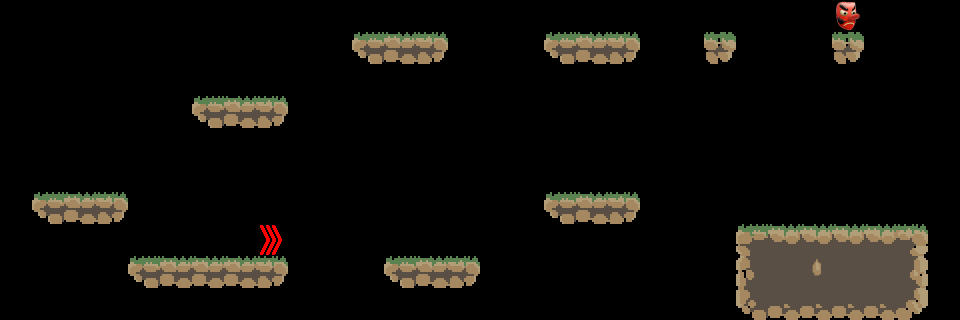

Below is a game level as drawn by its tile map, then a one-line description and the .tmx file that defines it, in full:
An orthogonal 30x10 tile map with 32x32 px tiles, 6 tile layers (Platforms, Enemies, Masks, Powerups, ...), 4 tilesets.

<map version="1.2" tiledversion="1.2.3" orientation="orthogonal" renderorder="right-down" width="30" height="10" tilewidth="32" tileheight="32" infinite="0" nextlayerid="7" nextobjectid="1">
 <tileset firstgid="1" source="Masks.tsx" />
 <tileset firstgid="2" source="Powerups.tsx" />
 <tileset firstgid="3" source="Town.tsx" />
 <tileset firstgid="24" source="Enemies.tsx" />
 <layer id="1" name="Platforms" width="30" height="10">
  <data encoding="csv">
0,0,0,0,0,0,0,0,0,0,0,0,0,0,0,0,0,0,0,0,0,0,0,0,0,0,0,0,0,0,
0,0,0,0,0,0,0,0,0,0,0,17,18,19,0,0,0,17,18,19,0,0,5,0,0,0,5,0,0,0,
0,0,0,0,0,0,0,0,0,0,0,0,0,0,0,0,0,0,0,0,0,0,0,0,0,0,0,0,0,0,
0,0,0,0,0,0,17,18,19,0,0,0,0,0,0,0,0,0,0,0,0,0,0,0,0,0,0,0,0,0,
0,0,0,0,0,0,0,0,0,0,0,0,0,0,0,0,0,0,0,0,0,0,0,0,0,0,0,0,0,0,
0,0,0,0,0,0,0,0,0,0,0,0,0,0,0,0,0,0,0,0,0,0,0,0,0,0,0,0,0,0,
0,17,18,19,0,0,0,0,0,0,0,0,0,0,0,0,0,17,18,19,0,0,0,0,0,0,0,0,0,0,
0,0,0,0,0,0,0,0,0,0,0,0,0,0,0,0,0,0,0,0,0,0,0,7,8,8,8,8,9,0,
0,0,0,0,17,18,18,18,19,0,0,0,17,18,19,0,0,0,0,0,0,0,0,14,15,4,15,15,16,0,
0,0,0,0,0,0,0,0,0,0,0,0,0,0,0,0,0,0,0,0,0,0,0,21,22,22,22,22,23,0
</data>
 </layer>
 <layer id="6" name="Enemies" width="30" height="10">
  <data encoding="csv">
0,0,0,0,0,0,0,0,0,0,0,0,0,0,0,0,0,0,0,0,0,0,0,0,0,0,0,0,0,0,
0,0,0,0,0,0,0,0,0,0,0,0,0,0,0,0,0,0,0,0,0,0,0,0,0,0,0,0,0,0,
0,0,0,0,0,0,0,0,0,0,0,0,0,0,0,0,0,0,0,0,0,0,0,0,0,0,0,0,0,0,
0,0,0,0,0,0,0,0,0,0,0,0,0,0,0,0,0,0,0,0,0,0,0,0,0,0,0,0,0,0,
0,0,0,0,0,0,0,0,0,0,0,0,0,0,0,0,0,0,0,0,0,0,0,0,0,0,0,0,0,0,
0,0,0,0,0,0,0,0,0,0,0,0,0,0,0,0,0,0,0,0,0,0,0,0,0,0,0,0,0,0,
0,0,0,0,0,0,0,0,0,0,0,0,0,0,0,0,0,0,0,0,0,0,0,0,0,0,0,0,0,0,
0,0,0,0,0,0,0,0,0,0,0,0,0,0,0,0,0,0,0,0,0,0,0,0,0,0,0,0,0,0,
0,0,0,0,0,0,0,0,0,0,0,0,0,0,0,0,0,0,0,0,0,0,0,0,0,0,0,0,0,0,
0,0,0,0,0,0,0,0,0,0,0,0,0,0,0,0,0,0,0,0,0,0,0,0,0,0,0,0,0,0
</data>
 </layer>
 <layer id="2" name="Masks" width="30" height="10">
  <data encoding="csv">
0,0,0,0,0,0,0,0,0,0,0,0,0,0,0,0,0,0,0,0,0,0,0,0,0,0,1,0,0,0,
0,0,0,0,0,0,0,0,0,0,0,0,0,0,0,0,0,0,0,0,0,0,0,0,0,0,0,0,0,0,
0,0,0,0,0,0,0,0,0,0,0,0,0,0,0,0,0,0,0,0,0,0,0,0,0,0,0,0,0,0,
0,0,0,0,0,0,0,0,0,0,0,0,0,0,0,0,0,0,0,0,0,0,0,0,0,0,0,0,0,0,
0,0,0,0,0,0,0,0,0,0,0,0,0,0,0,0,0,0,0,0,0,0,0,0,0,0,0,0,0,0,
0,0,0,0,0,0,0,0,0,0,0,0,0,0,0,0,0,0,0,0,0,0,0,0,0,0,0,0,0,0,
0,0,0,0,0,0,0,0,0,0,0,0,0,0,0,0,0,0,0,0,0,0,0,0,0,0,0,0,0,0,
0,0,0,0,0,0,0,0,0,0,0,0,0,0,0,0,0,0,0,0,0,0,0,0,0,0,0,0,0,0,
0,0,0,0,0,0,0,0,0,0,0,0,0,0,0,0,0,0,0,0,0,0,0,0,0,0,0,0,0,0,
0,0,0,0,0,0,0,0,0,0,0,0,0,0,0,0,0,0,0,0,0,0,0,0,0,0,0,0,0,0
</data>
 </layer>
 <layer id="5" name="Powerups" width="30" height="10">
  <data encoding="csv">
0,0,0,0,0,0,0,0,0,0,0,0,0,0,0,0,0,0,0,0,0,0,0,0,0,0,0,0,0,0,
0,0,0,0,0,0,0,0,0,0,0,0,0,0,0,0,0,0,0,0,0,0,0,0,0,0,0,0,0,0,
0,0,0,0,0,0,0,0,0,0,0,0,0,0,0,0,0,0,0,0,0,0,0,0,0,0,0,0,0,0,
0,0,0,0,0,0,0,0,0,0,0,0,0,0,0,0,0,0,0,0,0,0,0,0,0,0,0,0,0,0,
0,0,0,0,0,0,0,0,0,0,0,0,0,0,0,0,0,0,0,0,0,0,0,0,0,0,0,0,0,0,
0,0,0,0,0,0,0,0,0,0,0,0,0,0,0,0,0,0,0,0,0,0,0,0,0,0,0,0,0,0,
0,0,0,0,0,0,0,0,0,0,0,0,0,0,0,0,0,0,0,0,0,0,0,0,0,0,0,0,0,0,
0,0,0,0,0,0,0,0,2,0,0,0,0,0,0,0,0,0,0,0,0,0,0,0,0,0,0,0,0,0,
0,0,0,0,0,0,0,0,0,0,0,0,0,0,0,0,0,0,0,0,0,0,0,0,0,0,0,0,0,0,
0,0,0,0,0,0,0,0,0,0,0,0,0,0,0,0,0,0,0,0,0,0,0,0,0,0,0,0,0,0
</data>
 </layer>
 <layer id="3" name="Background" width="30" height="10">
  <data encoding="csv">
0,0,0,0,0,0,0,0,0,0,0,0,0,0,0,0,0,0,0,0,0,0,0,0,0,0,0,0,0,0,
0,0,0,0,0,0,0,0,0,0,0,0,0,0,0,0,0,0,0,0,0,0,0,0,0,0,0,0,0,0,
0,0,0,0,0,0,0,0,0,0,0,0,0,0,0,0,0,0,0,0,0,0,0,0,0,0,0,0,0,0,
0,0,0,0,0,0,0,0,0,0,0,0,0,0,0,0,0,0,0,0,0,0,0,0,0,0,0,0,0,0,
0,0,0,0,0,0,0,0,0,0,0,0,0,0,0,0,0,0,0,0,0,0,0,0,0,0,0,0,0,0,
0,0,0,0,0,0,0,0,0,0,0,0,0,0,0,0,0,0,0,0,0,0,0,0,0,0,0,0,0,0,
0,0,0,0,0,0,0,0,0,0,0,0,0,0,0,0,0,0,0,0,0,0,0,0,0,0,0,0,0,0,
0,0,0,0,0,0,0,0,0,0,0,0,0,0,0,0,0,0,0,0,0,0,0,0,0,0,0,0,0,0,
0,0,0,0,0,0,0,0,0,0,0,0,0,0,0,0,0,0,0,0,0,0,0,0,0,0,0,0,0,0,
0,0,0,0,0,0,0,0,0,0,0,0,0,0,0,0,0,0,0,0,0,0,0,0,0,0,0,0,0,0
</data>
 </layer>
 <layer id="4" name="Objects" width="30" height="10">
  <data encoding="csv">
0,0,0,0,0,0,0,0,0,0,0,0,0,0,0,0,0,0,0,0,0,0,0,0,0,0,0,0,0,0,
0,0,0,0,0,0,0,0,0,0,0,0,0,0,0,0,0,0,0,0,0,0,0,0,0,0,0,0,0,0,
0,0,0,0,0,0,0,0,0,0,0,0,0,0,0,0,0,0,0,0,0,0,0,0,0,0,0,0,0,0,
0,0,0,0,0,0,0,0,0,0,0,0,0,0,0,0,0,0,0,0,0,0,0,0,0,0,0,0,0,0,
0,0,0,0,0,0,0,0,0,0,0,0,0,0,0,0,0,0,0,0,0,0,0,0,0,0,0,0,0,0,
0,0,0,0,0,0,0,0,0,0,0,0,0,0,0,0,0,0,0,0,0,0,0,0,0,0,0,0,0,0,
0,0,0,0,0,0,0,0,0,0,0,0,0,0,0,0,0,0,0,0,0,0,0,0,0,0,0,0,0,0,
0,0,0,0,0,0,0,0,0,0,0,0,0,0,0,0,0,0,0,0,0,0,0,0,0,0,0,0,0,0,
0,0,0,0,0,0,0,0,0,0,0,0,0,0,0,0,0,0,0,0,0,0,0,0,0,0,0,0,0,0,
0,0,0,0,0,0,0,0,0,0,0,0,0,0,0,0,0,0,0,0,0,0,0,0,0,0,0,0,0,0
</data>
 </layer>
</map>
